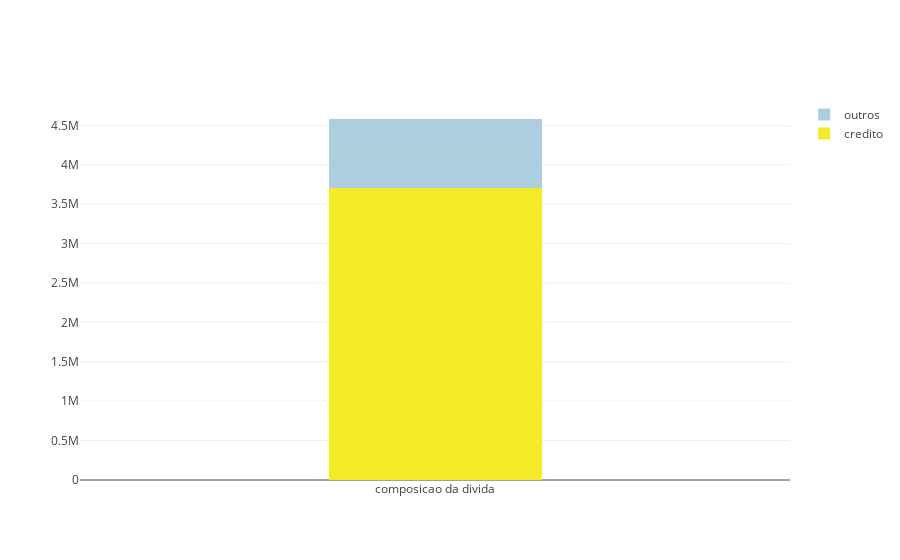

The code cell stored with this chart in its notebook:
### Code cell
data = list()
for el in dt['segmento'].unique().tolist():
    _d = dt[dt['segmento']==el]
    trace = go.Bar(
        x = ['composicao da divida'],
        y = [_d['valor_divida'].sum()],
        name = el,
        marker = dict(color=color_menu.get(el))
    )
    data.append(trace)
layout = go.Layout(barmode='stack', bargap=0.7)
fig = go.Figure(data=data, layout=layout)
iplot(fig)

### Figure 1 — Plotly figure (JSON) as saved in the notebook; plotly's stock layout.template omitted (floating-point values rounded to 4 significant figures)
{"data": [{"marker": {"color": "rgb(243,235,39)"}, "name": "credito", "type": "bar", "uid": "6a5556b7-2447-440a-b80c-05db9c9c3de1", "x": ["composicao da divida"], "y": [3704000.0]}, {"marker": {"color": "rgb(173,206,222)"}, "name": "outros", "type": "bar", "uid": "1c6c884f-c8e6-4744-a6bf-a9bc6b576803", "x": ["composicao da divida"], "y": [877500.0]}], "layout": {"bargap": 0.7, "barmode": "stack"}}
